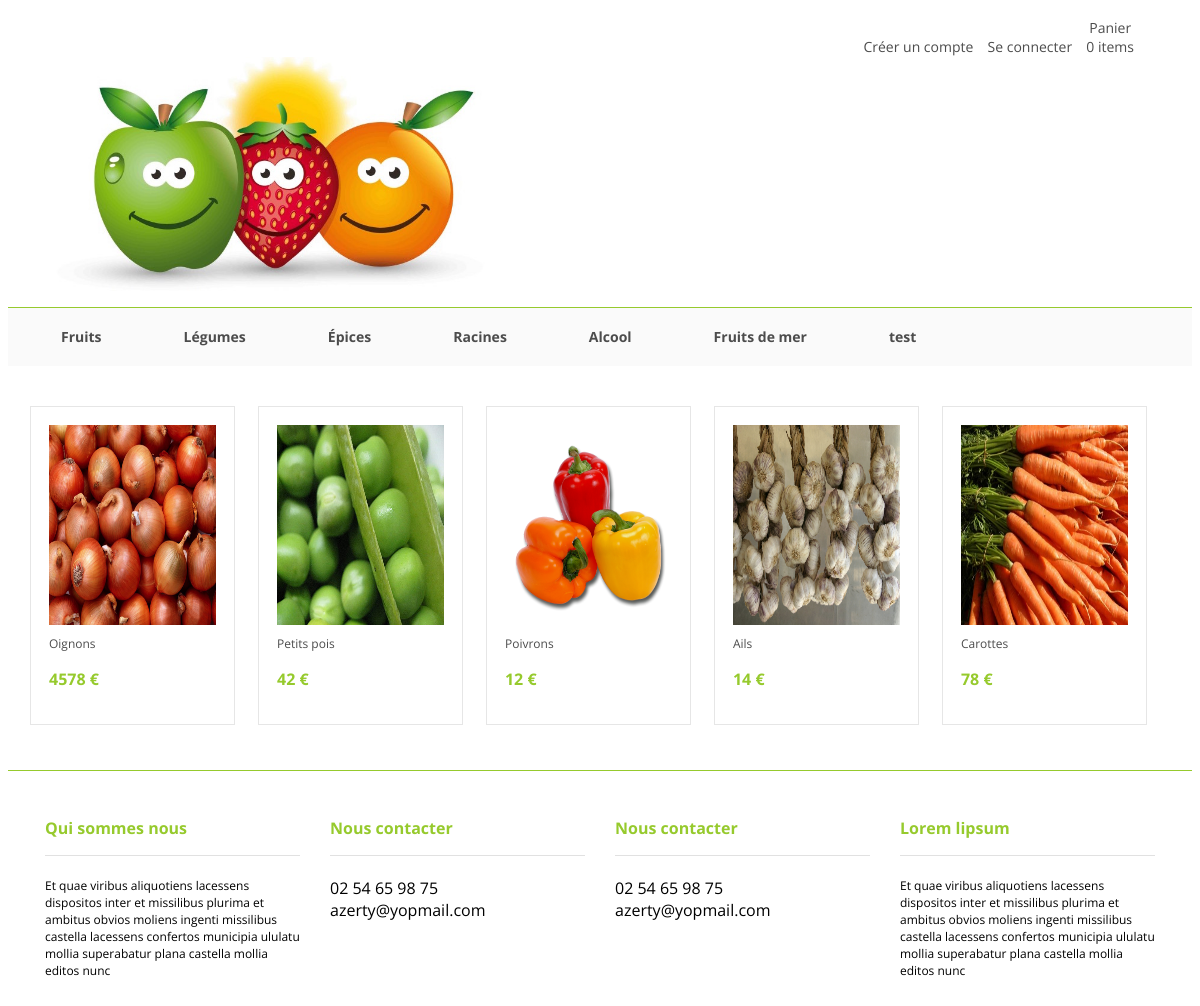
The page / on the database its author committed.
### tables this page shows
CREATE TABLE IF NOT EXISTS `categories` (
  `id` int(11) NOT NULL,
  `nom` varchar(255) NOT NULL
);

CREATE TABLE IF NOT EXISTS `produit` (
  `id` int(11) NOT NULL,
  `nom` varchar(255) NOT NULL,
  `prix` float NOT NULL,
  `image` varchar(255) DEFAULT NULL,
  `description` varchar(255) NOT NULL
);

### template/get_rand_article.php (the view)
<?PHP
include ("connection.php");
$query = mysqli_query($link, "SELECT * FROM `produit` ORDER BY RAND() LIMIT 5");
while (($array = mysqli_fetch_assoc($query)) !== NULL)
{
	echo "<section>";
	echo "<a href=single.php?id=";
		echo $array['id'];
	echo ">";
	echo '<img src=';
	echo $array['image'];
	echo "></a>";
	echo "<p class='product'><a href=single.php?id=";
	echo $array['id'];
	echo ">";
	echo $array['nom']."</a></p>";
	echo "<p class='price'>".$array['prix']."</p>";
	echo "</section>";
}
?>

### template/header.php (shortened to what this page needs)
<?php
	include 'pianerpanio.php';
?>
<html>
<head>
	<link rel="stylesheet" href="css/style.css" />
</head>
<body>
	<div class="wrapper">
	<header class="container col-lg-12">
		<div class="account">
			<ul>
<?php
				if(isset($_SESSION['loggued_on_user']) && $_SESSION['loggued_on_user'] != "")
				{
					echo "<li><a href=account.php?mail=";
					echo $_SESSION['loggued_on_user'];
					echo "<li><a href='logout.php'>Se deconnecter<br></a></li>";
				}
				else
				{
?>
				<li><a href="create.php">Créer un compte<br></a></li>
				<li><a href="create.php">Se connecter<br></a></li>
<?php
				}
?>
			<li><a href="panier.php">Panier <br> <?PHP echo $_SESSION['total_cart']; ?> items</a></li>
			</ul>
		</div>
		<a href="index.php">
			<img src="img/logo.jpeg" alt="" class="logo"/>
		</a>
	</div>
<?php
	include('template/menu.php');
?>
<div class="wrapper">

### template/menu.php
<ul class="menu">
	<div class="wrapper">
<?php
	$result = mysqli_query($link, "SELECT * FROM categories");
 	while ($row = mysqli_fetch_assoc($result)) {
 		echo "<li><a href=categorie?id=";
		echo $row['id'];
 		echo ">";
 		echo $row['nom'];
 		echo "</a></li>";
 	}
?>
	</div>
</ul>

### index.php
<?php
	include ('template/header.php');
	include ('template/login.php');
?>
<div class="prod_ran">
<?php
include 'template/get_rand_article.php';
?>
</div>
</div>
		<?php
			include('template/footer.php')
		?>
</body>
</html>

### template/footer.php (shortened to what this page needs)
<footer>
	<div class="wrapper">
<div class="tab-foot">
	<h4>Qui sommes nous</h4>
	<div class="text">
		<p>Et quae viribus aliquotiens lacessens dispositos inter et missilibus plurima et ambitus obvios moliens ingenti missilibus castella lacessens confertos municipia ululatu mollia superabatur plana castella mollia editos nunc</p>
	</div>
</div>
<div class="tab-foot">
	<h4>Nous contacter</h4>
	<div class="text">
		<ul>
			<li>02 54 65 98 75</li>
			<li>azerty@yopmail.com</li>
		</ul>
	</div>
</div>
<div class="tab-foot">
	<h4>Nous contacter</h4>
	<div class="text">
		<ul>
			<li>02 54 65 98 75</li>
			<li>azerty@yopmail.com</li>
		</ul>
	</div>
</div>
<div class="tab-foot">
	<h4>Lorem lipsum</h4>
	<div class="text">
		<p>Et quae viribus aliquotiens lacessens dispositos inter et missilibus plurima et ambitus obvios moliens ingenti missilibus castella lacessens confertos municipia ululatu mollia superabatur plana castella mollia editos nunc</p>
	</div>
</div>
	</div>
</footer>

### css/style.css (style rules this page uses)
body { font-family:Open Sans; }
* { box-sizing: border-box; }
p { font-size: 12px; }
*::after, *::before { box-sizing: border-box; }
header { width: 1140px; padding-left: 15px; padding-right: 15px; }
ul li { list-style-type: none; }
a { font-family:Open Sans; color:#4c4c4c; text-decoration: none; }
.wrapper { width: 1140px; margin: 0 auto; }
.account a { font-size: 14px; }
.logo { width: 450px; }
.account { float: right; padding: 0 10px 0 0; width: 740px; }
.account ul li { display: inline-block; list-style-type: none; margin-right: 10px; text-align: center; }
.account ul { margin: 10px 1px 0 0; text-align: right; }
ul.menu { padding-left: 0; }
.prod_ran { margin-top: 40px; }
.menu li:first-child { margin-left: 0; }
.menu { background-color: #FAFAFA; border-top: 1px solid #96ca2d; margin-bottom: 0; }
.menu li { display: inline-block; padding: 19px 5px 20px; margin-left: 20px; }
.menu li a { font-size: 14px; font-weight: 700; padding: 22px 26px 20px; }
.prod_ran section { border: 1px solid #e6e6e6; display: inline-block; margin-right: 2%; padding: 18px; width: 18%; }
.prod_ran section img { height: 200px; display: inline-block; width: 100%; }
.prod_ran section:last-child { margin-right: 0; }
.tab-foot { float: left; padding: 15px; width: 25%; }
.tab-foot ul { padding-left: 0; }
.tab-foot h4 { color: #96ca2d; padding: 10px 0 16px; border-bottom: 1px solid #e1e1e1; }
.product { font-weight: 400; margin-top: 10px; }
.price { color: #96ca2d; font-size: 16px; font-weight: bold; }
.price:after { content: ' €'; }
footer { margin-top: 45px; background-color: #FAFAFA; border-top: 1px solid #96ca2d; }

### rows shown on the page
categories: nom "Fruits"
categories: nom "Légumes"
categories: nom "Épices"
categories: nom "Racines"
categories: nom "Alcool"
categories: nom "Fruits de mer"
categories: nom "test"
produit: image (picture), nom "Oignons", prix "4578"
produit: image (picture), nom "Petits pois", prix "42"
produit: image (picture), nom "Poivrons", prix "12"
produit: image (picture), nom "Ails", prix "14"
produit: image (picture), nom "Carottes", prix "78"

### other values the page prints
$_SESSION['total_cart'] "0"
